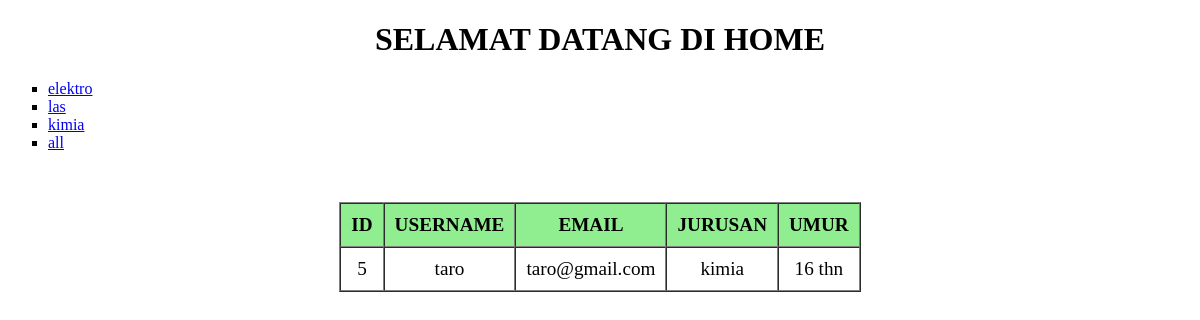
The app's page /kimia with its own data.
### home/models.py (models this page shows, shortened)
class Register(models.Model):
    username = models.CharField(max_length=15)
    password = models.CharField(max_length=25)
    jurusan = models.CharField(max_length=10,default="jurusan anda")
    email = models.EmailField()
    umur = models.IntegerField()

### home/views.py (the view)
# urls.py: path('',views.home_page),
def home_page(req,fil=False):
    if(not fil):
        data_siswa = Register.objects.all()
    elif(fil not in ['elektro','las','kimia'] and fil):
        return HttpResponse('<h1 style="color:red;">jurusan tidak valid</h1>')
    else:
        data_siswa = Register.objects.filter(jurusan=fil)
    for data in data_siswa:
        data.umur = str(data.umur) + ' thn'
    data = {
        'title' : 'home page',
        'data_registers' : data_siswa,
        'file_css' : 'home/css/style.css'
    }
    return render(req,'home/index.html',data)

### templates/home/index.html
{% extends 'base/index.html' %}
{% block body %}
    <h1>selamat datang di home</h1>
    <ul type="square">
        <li><a href="/elektro">elektro</a></li>
        <li><a href="/las">las</a></li>
        <li><a href="/kimia">kimia</a></li>
        <li><a href="/">all</a></li>
    </ul>
    <table border="1" cellspacing="0">
        <thead>
            <tr>
                <th>Id</th>
                <th>username</th>
                <th>email</th>
                <th>jurusan</th>
                <th>umur</th>
            </tr>
        </thead>
        <tbody>
            {% for data_reg in data_registers %}
                <tr>
                    <td>{{data_reg.id}}</td>
                    <td>{{data_reg.username}}</td>
                    <td>{{data_reg.email}}</td>
                    <td>{{data_reg.jurusan}}</td>
                    <td>{{data_reg.umur}}</td>
                </tr>
            {% endfor %}
        </tbody>
    </table>
{% endblock body %}

### static/home/css/style.css (style rules this page uses)
h1 { text-align:center; text-transform: uppercase; }
table { margin:50px auto; }
table thead th { text-transform: uppercase; background-color:lightgreen; text-align: center; }
table thead th,tbody td { text-align: center; padding:10px; font-size:120%; }

### records on screen
Register: id "5", username "taro", email "taro@gmail.com", jurusan "kimia", umur "16 thn"
